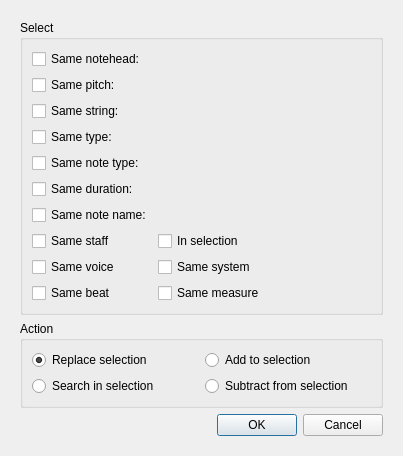
<?xml version="1.0" encoding="UTF-8"?>
<ui version="4.0">
 <class>SelectNoteDialog</class>
 <widget class="QDialog" name="SelectNoteDialog">
  <property name="geometry">
   <rect>
    <x>0</x>
    <y>0</y>
    <width>403</width>
    <height>454</height>
   </rect>
  </property>
  <property name="windowTitle">
   <string>Select notes</string>
  </property>
  <layout class="QHBoxLayout" name="horizontalLayout">
   <item>
    <layout class="QVBoxLayout" name="verticalLayout">
     <property name="leftMargin">
      <number>9</number>
     </property>
     <property name="topMargin">
      <number>9</number>
     </property>
     <property name="rightMargin">
      <number>9</number>
     </property>
     <property name="bottomMargin">
      <number>9</number>
     </property>
     <item>
      <widget class="QGroupBox" name="select">
       <property name="title">
        <string>Select</string>
       </property>
       <layout class="QGridLayout" name="gridLayout_2">
        <item row="3" column="0">
         <widget class="QCheckBox" name="sameType">
          <property name="text">
           <string>Same type:</string>
          </property>
         </widget>
        </item>
        <item row="5" column="1">
         <widget class="QLabel" name="durationTicks">
          <property name="text">
           <string/>
          </property>
         </widget>
        </item>
        <item row="8" column="0">
         <widget class="QCheckBox" name="sameVoice">
          <property name="text">
           <string>Same voice</string>
          </property>
         </widget>
        </item>
        <item row="1" column="0">
         <widget class="QCheckBox" name="samePitch">
          <property name="text">
           <string>Same pitch:</string>
          </property>
         </widget>
        </item>
        <item row="4" column="1">
         <widget class="QLabel" name="durationType">
          <property name="text">
           <string/>
          </property>
         </widget>
        </item>
        <item row="7" column="0">
         <widget class="QCheckBox" name="sameStaff">
          <property name="text">
           <string>Same staff</string>
          </property>
         </widget>
        </item>
        <item row="6" column="0">
         <widget class="QCheckBox" name="sameName">
          <property name="text">
           <string>Same note name:</string>
          </property>
         </widget>
        </item>
        <item row="3" column="1">
         <widget class="QLabel" name="type">
          <property name="text">
           <string/>
          </property>
         </widget>
        </item>
        <item row="6" column="1">
         <widget class="QLabel" name="name">
          <property name="text">
           <string/>
          </property>
         </widget>
        </item>
        <item row="5" column="0">
         <widget class="QCheckBox" name="sameDurationTicks">
          <property name="text">
           <string>Same duration:</string>
          </property>
         </widget>
        </item>
        <item row="0" column="0">
         <widget class="QCheckBox" name="sameNotehead">
          <property name="text">
           <string>Same notehead:</string>
          </property>
         </widget>
        </item>
        <item row="7" column="1">
         <widget class="QCheckBox" name="inSelection">
          <property name="text">
           <string>In selection</string>
          </property>
         </widget>
        </item>
        <item row="1" column="1">
         <widget class="QLabel" name="pitch">
          <property name="text">
           <string/>
          </property>
         </widget>
        </item>
        <item row="0" column="1">
         <widget class="QLabel" name="notehead">
          <property name="text">
           <string/>
          </property>
         </widget>
        </item>
        <item row="8" column="1" colspan="2">
         <widget class="QCheckBox" name="sameSystem">
          <property name="text">
           <string>Same system</string>
          </property>
         </widget>
        </item>
        <item row="2" column="0">
         <widget class="QCheckBox" name="sameString">
          <property name="text">
           <string>Same string:</string>
          </property>
         </widget>
        </item>
        <item row="4" column="0">
         <widget class="QCheckBox" name="sameDurationType">
          <property name="text">
           <string>Same note type:</string>
          </property>
         </widget>
        </item>
        <item row="2" column="1">
         <widget class="QLabel" name="string">
          <property name="text">
           <string/>
          </property>
         </widget>
        </item>
        <item row="9" column="0">
         <widget class="QCheckBox" name="sameBeat">
          <property name="text">
           <string>Same beat</string>
          </property>
         </widget>
        </item>
        <item row="9" column="1">
         <widget class="QCheckBox" name="sameMeasure">
          <property name="text">
           <string>Same measure</string>
          </property>
         </widget>
        </item>
       </layout>
      </widget>
     </item>
     <item>
      <widget class="QGroupBox" name="action">
       <property name="title">
        <string>Action</string>
       </property>
       <layout class="QGridLayout" name="gridLayout">
        <item row="0" column="0">
         <widget class="QRadioButton" name="replace">
          <property name="text">
           <string>Replace selection</string>
          </property>
          <property name="checked">
           <bool>true</bool>
          </property>
         </widget>
        </item>
        <item row="0" column="1">
         <widget class="QRadioButton" name="add">
          <property name="text">
           <string>Add to selection</string>
          </property>
         </widget>
        </item>
        <item row="1" column="0">
         <widget class="QRadioButton" name="fromSelection">
          <property name="visible">
           <bool>false</bool>
          </property>
          <property name="text">
           <string>Search in selection</string>
          </property>
         </widget>
        </item>
        <item row="1" column="1">
         <widget class="QRadioButton" name="subtract">
          <property name="text">
           <string>Subtract from selection</string>
          </property>
         </widget>
        </item>
       </layout>
      </widget>
     </item>
     <item>
      <widget class="QDialogButtonBox" name="buttonBox">
       <property name="sizePolicy">
        <sizepolicy hsizetype="Expanding" vsizetype="Expanding">
         <horstretch>0</horstretch>
         <verstretch>0</verstretch>
        </sizepolicy>
       </property>
       <property name="orientation">
        <enum>Qt::Horizontal</enum>
       </property>
       <property name="standardButtons">
        <set>QDialogButtonBox::Cancel|QDialogButtonBox::Ok</set>
       </property>
      </widget>
     </item>
    </layout>
   </item>
  </layout>
 </widget>
 <tabstops>
  <tabstop>sameNotehead</tabstop>
  <tabstop>samePitch</tabstop>
  <tabstop>sameString</tabstop>
  <tabstop>sameType</tabstop>
  <tabstop>sameDurationType</tabstop>
  <tabstop>sameDurationTicks</tabstop>
  <tabstop>sameName</tabstop>
  <tabstop>sameStaff</tabstop>
  <tabstop>inSelection</tabstop>
  <tabstop>sameVoice</tabstop>
  <tabstop>sameSystem</tabstop>
  <tabstop>sameBeat</tabstop>
  <tabstop>sameMeasure</tabstop>
  <tabstop>replace</tabstop>
  <tabstop>add</tabstop>
  <tabstop>subtract</tabstop>
 </tabstops>
 <resources/>
 <connections/>
</ui>
